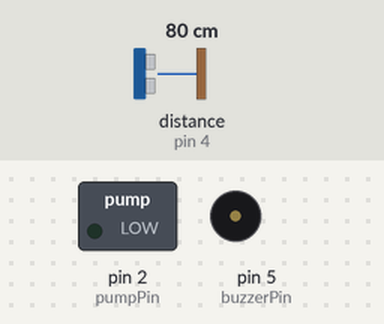
A sketch run on a simulated Arduino Uno, built with avr-gcc and run on an emulated ATmega328P. Parts: switched loads named in the sketch (green lamp = pin HIGH), buzzer (waves = sounding, pin HIGH). The test bench sets the inputs (shaded band); at power-on: distance to the obstacle (sensor on pin 4) 80 cm. The echo pulse lasts 58.3 µs per cm.

Above: at 1.2 s.
1.3 s: distance to the obstacle (sensor on pin 4) set to 4 cm
2.8 s: distance to the obstacle (sensor on pin 4) set to 2 cm
At 3.04 s:
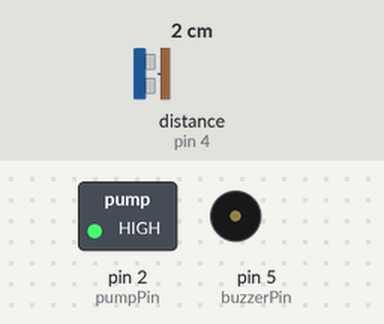
At 3.6 s:
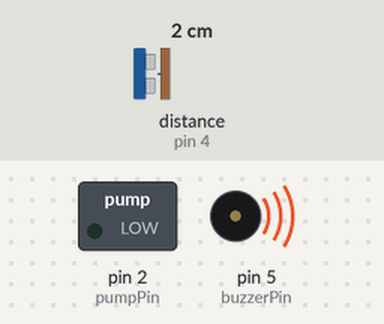
Timing chart, 0 to 5.8 s (numbered marks = the images above; inputs shaded):
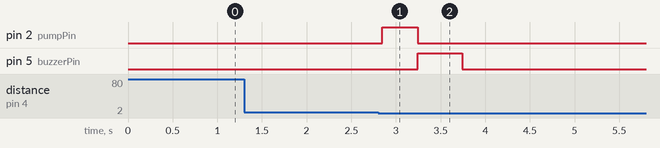

Measured:
- the behaviour switches between 3 and 2 cm on distance to the obstacle (sensor on pin 4) (found by bisection; images 0 and 1)
- after the input at 1.3 s, every drawn part: stays the same
- after the input at 2.8 s, pin 2 (pumpPin): LOW → HIGH at once, → LOW 0.40 s later; pin 5 (buzzerPin): LOW → HIGH after 0.44 s, → LOW 0.50 s later

The sketch:

dispenser.ino
```cpp
#include <NewPing.h> // Biblioteca para sensor de ultrassom

// Definição dos pinos
const int triggerPin = 3; // Pino de trigger do sensor de ultrassom
const int echoPin = 4;   // Pino de echo do sensor de ultrassom
const int pumpPin = 2;   // Pino de controle da bomba de água
const int buzzerPin = 5;  // Pino do buzzer

// Criação da instância do sensor de ultrassom
NewPing sonar(triggerPin, echoPin, 4000); // Max distance: 4 meters

// Duração do pulso da bomba (em segundos)
const int pumpDuration = 2; // 2 segundos de acionamento da bomba

// Variável para controle de ativação
bool dispenserActivated = false;

// Temporizador para redefinir dispenserActivated
unsigned long lastActivationTime = 0;
const unsigned long activationCooldown = 1000; // Tempo de espera em milissegundos (5 segundos)

void setup() {
  // Configuração dos pinos como saída
  pinMode(pumpPin, OUTPUT);
  pinMode(buzzerPin, OUTPUT);

  // Desliga a bomba e o buzzer inicialmente
  digitalWrite(pumpPin, LOW);
  digitalWrite(buzzerPin, LOW);
}

void loop() {
  int distance = sonar.ping_cm();

  // Se o objeto estiver a uma distância de até 3 cm e o dispensador não estiver ativado
  if (distance <= 2 && !dispenserActivated) {
    digitalWrite(pumpPin, HIGH);
    delay(pumpDuration * 200); // Ativa a bomba por 2 segundos
    digitalWrite(pumpPin, LOW);

    digitalWrite(buzzerPin, HIGH);
    delay(500); // Ativa o buzzer por 0.5 segundos
    digitalWrite(buzzerPin, LOW);

    dispenserActivated = true;
    lastActivationTime = millis(); // Registra o tempo de ativação

    // Aguarde até que o objeto não esteja mais próximo antes de reativar o sensor
    while (distance <= 3) {
      distance = sonar.ping_cm();
      delay(200); // Espera para evitar a verificação contínua
    }
  }

  // Se o tempo de espera passou e o dispensador ainda está ativado, redefina-o
  if (dispenserActivated && millis() - lastActivationTime >= activationCooldown) {
    dispenserActivated = false;
  }

  delay(200); // Pequeno atraso para evitar a verificação contínua
}
```
